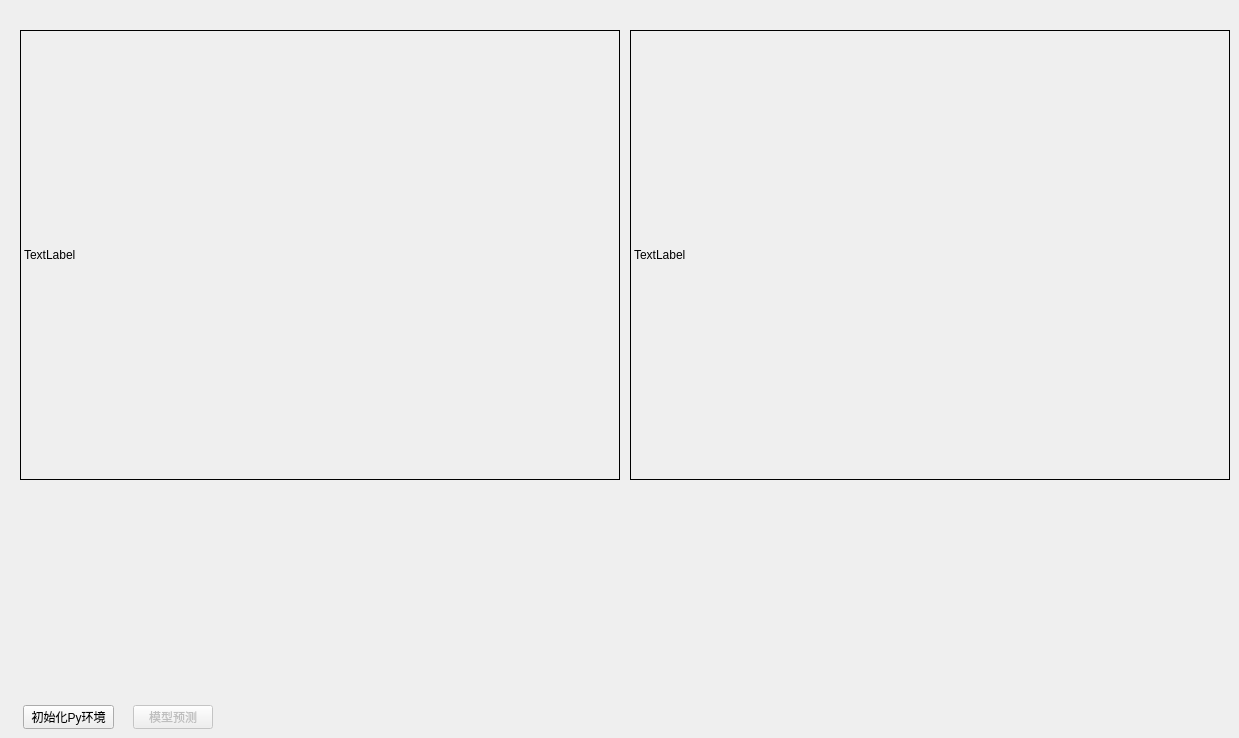
    <widget class="QWidget" name="tab_3">
     <attribute name="title">
      <string>Tab3</string>
     </attribute>
     <widget class="QPushButton" name="Model_predict">
      <property name="enabled">
       <bool>false</bool>
      </property>
      <property name="geometry">
       <rect>
        <x>133</x>
        <y>705</y>
        <width>80</width>
        <height>24</height>
       </rect>
      </property>
      <property name="text">
       <string>模型预测</string>
      </property>
      <property name="flat">
       <bool>false</bool>
      </property>
     </widget>
     <widget class="QPushButton" name="Py_initialize">
      <property name="geometry">
       <rect>
        <x>23</x>
        <y>705</y>
        <width>91</width>
        <height>24</height>
       </rect>
      </property>
      <property name="text">
       <string>初始化Py环境</string>
      </property>
     </widget>
     <widget class="QLabel" name="predict_pic1">
      <property name="geometry">
       <rect>
        <x>20</x>
        <y>30</y>
        <width>600</width>
        <height>450</height>
       </rect>
      </property>
      <property name="frameShape">
       <enum>QFrame::Box</enum>
      </property>
      <property name="text">
       <string>TextLabel</string>
      </property>
     </widget>
     <widget class="QLabel" name="predict_pic2">
      <property name="geometry">
       <rect>
        <x>630</x>
        <y>30</y>
        <width>600</width>
        <height>450</height>
       </rect>
      </property>
      <property name="frameShape">
       <enum>QFrame::Box</enum>
      </property>
      <property name="text">
       <string>TextLabel</string>
      </property>
     </widget>
    </widget>
